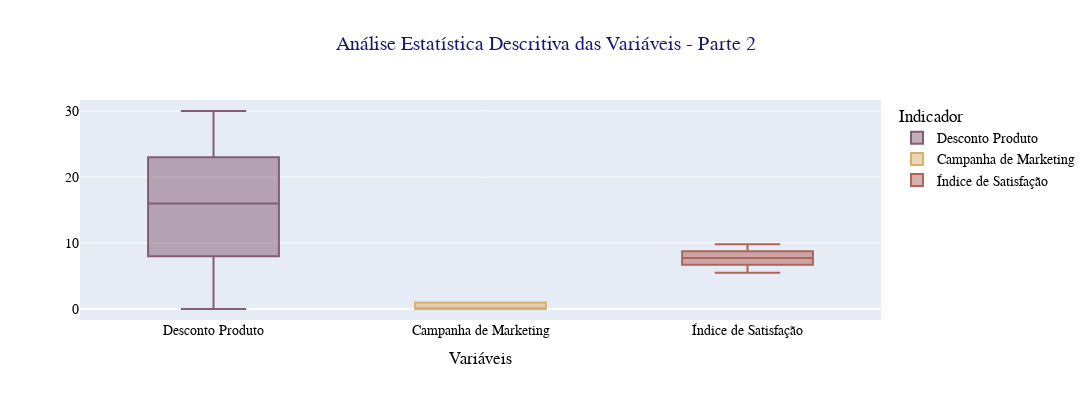

The notebook cell saved with this chart:
### Code cell
# Análise de Variáveis - Parte 2

dados_part2 = FactSales[['DescontoPercent','CampanhaMarketing', 'IndiceSatisfacao']].melt(var_name='Variavel', value_name='Valor')

map_labels = {
       'DescontoPercent': 'Desconto Produto',
        'CampanhaMarketing': 'Campanha de Marketing',
        'IndiceSatisfacao': 'Índice de Satisfação'
    }

dados_part2['Variavel'] = dados_part2['Variavel'].map(map_labels)

fig = px.box(
       data_frame=dados_part2,
       x='Variavel',
       y='Valor',
       color='Variavel',
       title='Análise Estatística Descritiva das Variáveis - Parte 2',
       color_discrete_sequence=colors,
       labels={
        'Variavel': 'Indicador',
        'Valor': 'Valor Observado'
       },
       height=400, 
       width=1300
       )

fig.update_layout(
       yaxis_title=None,
       xaxis_title='Variáveis', 
       title_x=0.5,
       title_font_size=20,
       font_size=14,
       title_font_color='midnightblue',
       font_family='Tahoma, monospace',
       font_color='black'
)

fig.show()

### Figure 1 — Plotly figure (JSON) as saved in the notebook; plotly's stock layout.template omitted (floating-point values rounded to 4 significant figures; data arrays with more than 128 entries replaced by an {"elided": "..."} marker saying what was removed)
{"data": [{"alignmentgroup": "True", "hovertemplate": "Indicador=%{x}<br>Valor Observado=%{y}<extra></extra>", "legendgroup": "Desconto Produto", "marker": {"color": "rgb(133, 92, 117)"}, "name": "Desconto Produto", "notched": false, "offsetgroup": "Desconto Produto", "orientation": "v", "showlegend": true, "type": "box", "x": {"elided": "720 str values"}, "x0": " ", "xaxis": "x", "y": {"elided": "720 int values"}, "y0": " ", "yaxis": "y"}, {"alignmentgroup": "True", "hovertemplate": "Indicador=%{x}<br>Valor Observado=%{y}<extra></extra>", "legendgroup": "Campanha de Marketing", "marker": {"color": "rgb(217, 175, 107)"}, "name": "Campanha de Marketing", "notched": false, "offsetgroup": "Campanha de Marketing", "orientation": "v", "showlegend": true, "type": "box", "x": {"elided": "720 str values"}, "x0": " ", "xaxis": "x", "y": {"elided": "720 int values"}, "y0": " ", "yaxis": "y"}, {"alignmentgroup": "True", "hovertemplate": "Indicador=%{x}<br>Valor Observado=%{y}<extra></extra>", "legendgroup": "Índice de Satisfação", "marker": {"color": "rgb(175, 100, 88)"}, "name": "Índice de Satisfação", "notched": false, "offsetgroup": "Índice de Satisfação", "orientation": "v", "showlegend": true, "type": "box", "x": {"elided": "720 str values"}, "x0": " ", "xaxis": "x", "y": {"elided": "720 float values"}, "y0": " ", "yaxis": "y"}], "layout": {"boxmode": "overlay", "font": {"color": "black", "family": "Tahoma, monospace", "size": 14}, "height": 400, "legend": {"title": {"text": "Indicador"}, "tracegroupgap": 0}, "title": {"font": {"color": "midnightblue", "size": 20}, "text": "Análise Estatística Descritiva das Variáveis - Parte 2", "x": 0.5}, "width": 1300, "xaxis": {"anchor": "y", "categoryarray": ["Desconto Produto", "Campanha de Marketing", "Índice de Satisfação"], "categoryorder": "array", "domain": [0, 1], "title": {"text": "Variáveis"}}, "yaxis": {"anchor": "x", "domain": [0, 1], "title": {}}}}
